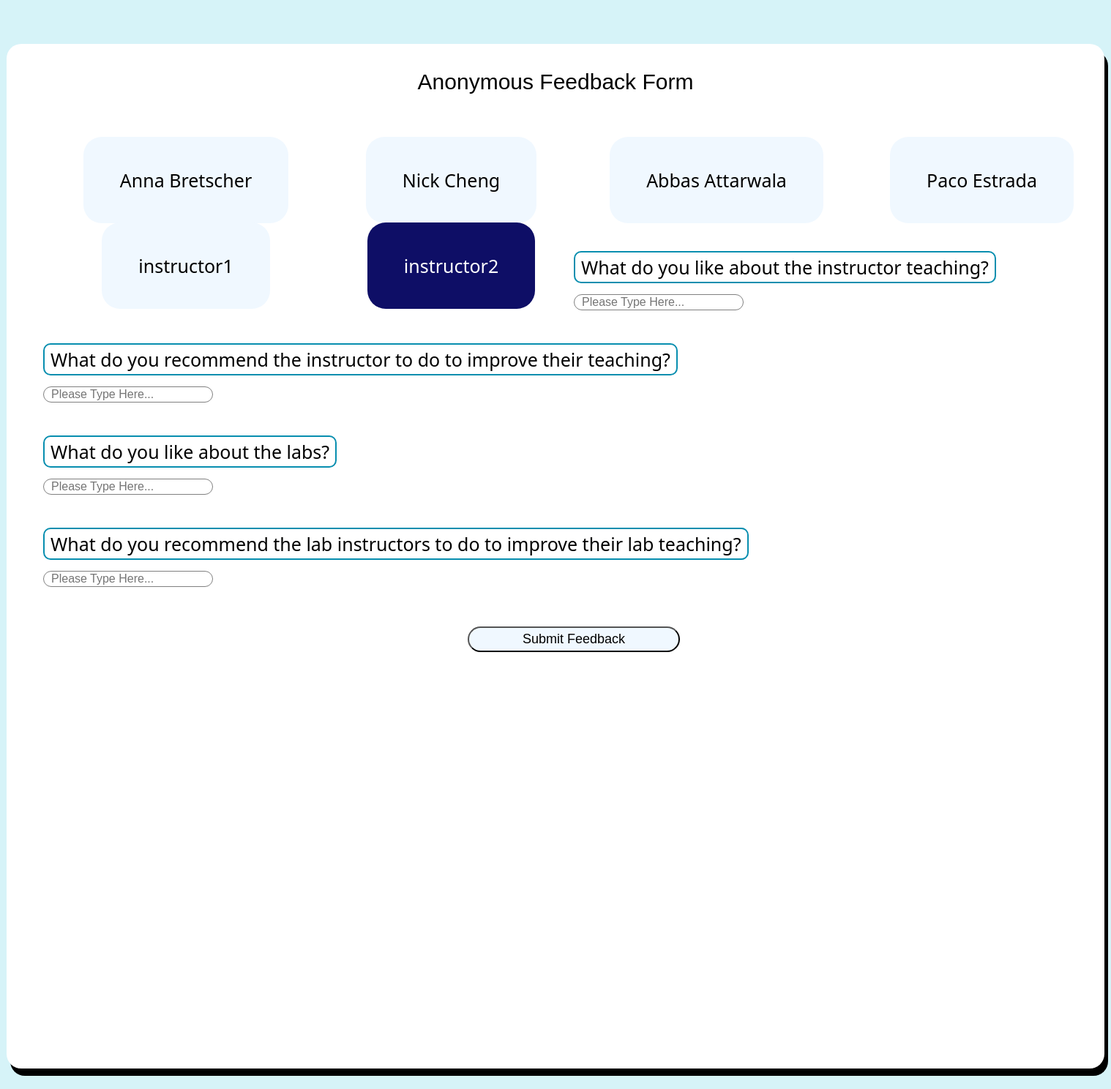
Page /feedback (signed in) on the committed database.
### tables this page shows
CREATE TABLE "login_credentials" (
	"userid"	INTEGER,
	"username"	TEXT,
	"hashedpwd"	TEXT,
	"privilege"	NUMERIC DEFAULT 0,
	"name"	TEXT,
	"courses"	TEXT,
	PRIMARY KEY("userid" AUTOINCREMENT)
);

### app.py (the view)
@app.route("/feedback", methods=['GET','POST'])
def feedback():
    if check_session():
        return redirect('/login')
    userid = get_userid()
    if userid == -1:
        return "Invalid userid, try logging in"
    user = SESSIONS[request.cookies.get('sessionId')]
    privilege = user.privilege
    if request.method == 'POST':
        return send_feedback(user)
    else:
        if privilege == 1:
            return show_feedback_page_student(user)
        elif privilege == 3:
            return show_feedback_page_professor(user)
        else:
            return "Error you aren't a student or professor, try logging in"

### app.py (called while the page is built)
def check_session():
    sessionId = request.cookies.get('sessionId')
    if not (sessionId in SESSIONS.keys()):
        print('FAILED Session Check')
        return True
    else:
        print('PASSED Session Check')
        return False

def get_userid():
    if 'sessionId' in request.cookies:
        if request.cookies.get('sessionId') in SESSIONS.keys():
            return SESSIONS[request.cookies.get('sessionId')].userid
    return -1

def show_feedback_page_student(user):
    professors = d.query_assoc("SELECT * FROM login_credentials where privilege = 3;")
    g.professors = professors
    return render_template('feedback.html')

### database.py (called while the page is built)
def dict_factory(cursor, row):
    d = {}
    for idx, col in enumerate(cursor.description):
        d[col[0]] = row[idx]
    return d

def query_assoc(sql):
    con = sqlite3.connect(DATABASE_PATH)
    con.row_factory = dict_factory
    cur = con.cursor()
    cur.execute(sql)
    rows = cur.fetchall()
    con.close()
    return rows

### templates/feedback.html (shortened to what this page needs)
<!DOCTYPE html>
<html lang="en">
<head>
    <link rel="stylesheet" href="/static/css/feedback.css">
</head>
<body>
    <div class="content_box">
        <p class="feedback_title">Anonymous Feedback Form</p>
        <div class="feedback_form">
            <form action="{{url_for('feedback')}}" method="post">
                <ul>
                    {%for prof in g.professors%}
                    <li>
                        <label for="{{prof['userid']}}">{{prof['name']}}</label>
                    </li>
                    {%endfor%}
                </ul><br>
                <label id="label1" for="q1">What do you like about the instructor teaching?</label><br>
                <input id="q1" type="text" placeholder="Please Type Here..." name="q1"><br>
                <label for="q2">What do you recommend the instructor to do to improve their teaching?</label><br>
                <input id="q2" type="text" placeholder="Please Type Here..." name="q2"><br>
                <label for="q3">What do you like about the labs?</label><br>
                <input id="q3" type="text" placeholder="Please Type Here..." name="q3"><br>
                <label for="q4">What do you recommend the lab instructors to do to improve their lab teaching?</label><br>
                <input id="q4" type="text" placeholder="Please Type Here..." name="q4"><br>
                <div class="feedback_button"><button type="submit">Submit Feedback</button></div>
            </form>
        </div>
    </div>
</body>
</html>

### static/css/feedback.css (style rules this page uses)
body { background-color: rgb(214, 243, 248); font-family: muli, sans-serif; }
.content_box { margin-right: auto; margin-left: auto; margin-top: 4%; margin-bottom: 10%; height: 1400px; width: 1500px; background-color: #fff; border-radius: 20px; box-shadow: 5px 10px black; }
.feedback_title { font-size: 30px; text-align: center; padding-top: 35px; margin-bottom: 60px; font-weight: 500; }
.feedback_form ul { list-style: none; height: 100px; padding: 0; }
.feedback_form ul li { float: left; text-align: center; width: 25%; }
.feedback_form ul li label { padding-top: 42px; padding-bottom: 42px; padding-left: 50px; padding-right: 50px; background-color: aliceblue; border-radius: 25px; transition: all 0.2s; }
.feedback_form input[type=radio]:checked~label { background-color: rgb(14, 14, 102); color: #fff; }
.feedback_form ul li { padding-top: 40px; }
.feedback_form { padding-left: 50px; font-family: 'Segoe UI', Tahoma, Geneva, Verdana, sans-serif; font-size: 25px; }
.feedback_form input[type="text"]~label { padding-left: 8px; padding-right: 8px; padding-top: 3px; padding-bottom: 3px; border: 2px solid rgb(7, 142, 175); border-radius: 10px; }
#label1 { margin-top: 10px; padding-left: 8px; padding-right: 8px; padding-top: 3px; padding-bottom: 3px; border: 2px solid rgb(7, 142, 175); border-radius: 10px; }
.feedback_form input { margin-top: 4px; margin-bottom: 50px; transition: all 0.2s; }
#q1 { padding-left: 10px; margin-top: 20px; border-radius: 20px; border: 1px solid gray; font-size: 16px; width: 15%; }
#q2 { padding-left: 10px; margin-top: 20px; border-radius: 20px; border: 1px solid gray; font-size: 16px; width: 15%; }
#q3 { padding-left: 10px; margin-top: 20px; border-radius: 20px; border: 1px solid gray; font-size: 16px; width: 15%; }
#q4 { padding-left: 10px; margin-top: 20px; border-radius: 20px; border: 1px solid gray; font-size: 16px; width: 15%; }
.feedback_button { width: 20%; margin-left: auto; margin-right: auto; }
.feedback_button button { font-size: 18px; width: 100%; height: 35px; border-radius: 40px; transition: all 0.2s; background-color: aliceblue; }

### rows in the picture
login_credentials: name "Anna Bretscher"
login_credentials: name "Nick Cheng"
login_credentials: name "Abbas Attarwala"
login_credentials: name "Paco Estrada"
login_credentials: name "instructor1"
login_credentials: name "instructor2"
